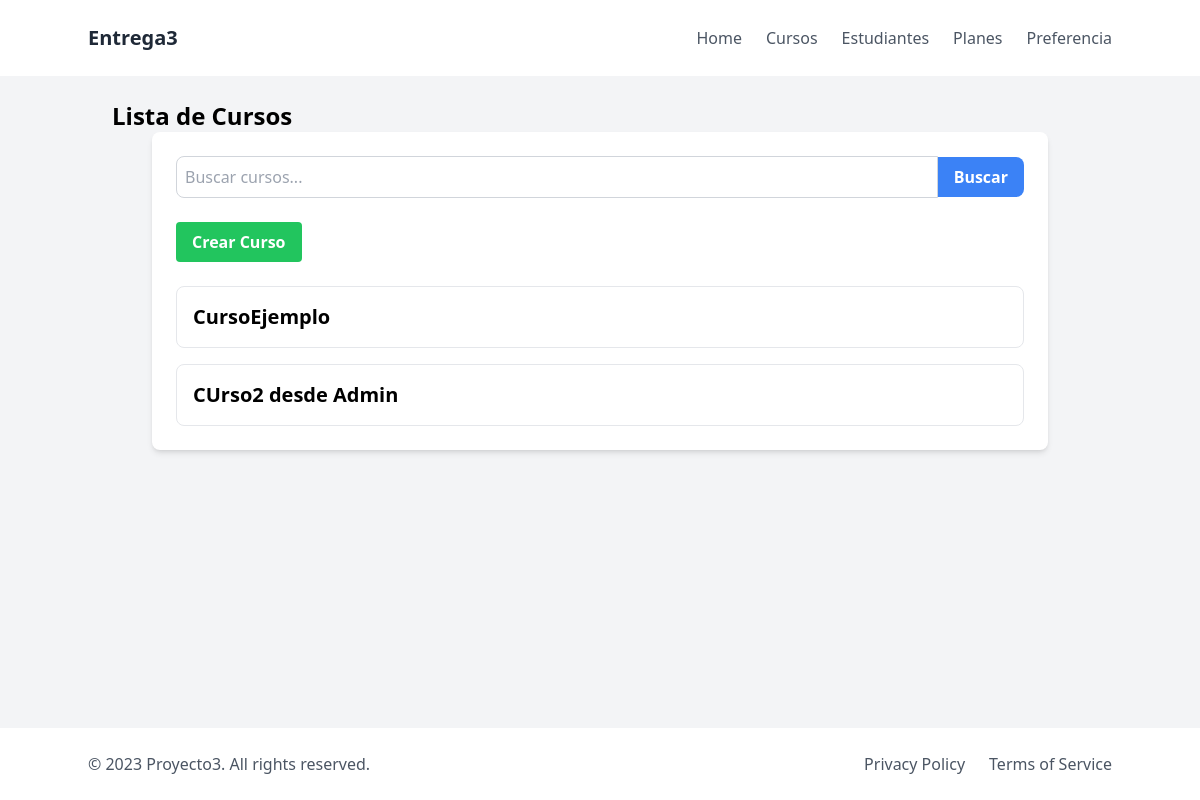
Before: /cursos/cursos/ with the older database file.
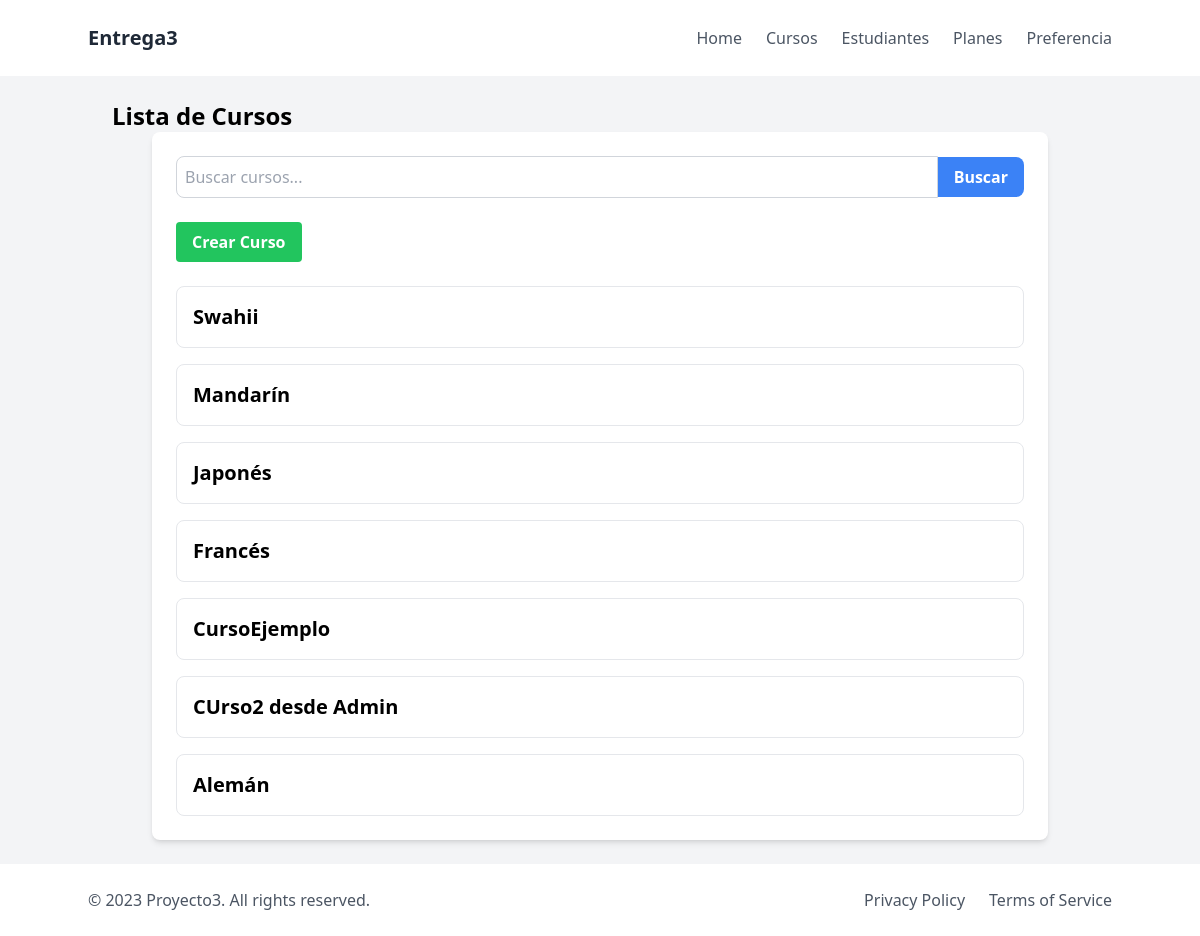
After: the same page with the newer database file.
### cursos/models.py (models this page shows, shortened)
class Curso(models.Model):
    nombre = models.CharField(max_length=150, null=False, blank=True, unique=True)
    fecha_creado = models.DateTimeField(default=timezone.now)
    esta_activo = models.BooleanField(default=False)

### cursos/views.py (the view)
# urls.py: path("cursos/", lista_cursos_view, name="lista_cursos"),
def lista_cursos_view(request):
    cursos=Curso.objects.all()
    query=request.GET.get("query","")
    if len(query)>0:
        resultado=cursos.filter(nombre__icontains=query).order_by("-nombre")
    else:
        resultado=cursos.order_by("-nombre")
    return render(request,"cursos/lista_cursos.html", {"cursos":resultado, "query":query}) #aqui pongo el template que creo para mostrar los resultados. La última parte es el contexto

### cursos/templates/cursos/lista_cursos.html
{% extends "cursos/base.html" %} {% block content_title %}
<h1 class="text-2xl font-bold">Lista de Cursos</h1>
{% endblock content_title %} {% block content %}
<div class="max-w-4xl mx-auto bg-white p-6 rounded-lg shadow-md">
  <form method="get" action="{% url 'lista_cursos' %}" class="mb-6">
    <div class="flex items-center">
      <input
        type="text"
        name="query"
        placeholder="Buscar cursos..."
        value="{{ query }}"
        class="flex-grow p-2 border border-gray-300 rounded-l-lg focus:outline-none focus:ring-2 focus:ring-blue-500"
      />
      <button
        type="submit"
        class="bg-blue-500 hover:bg-blue-700 text-white font-bold py-2 px-4 rounded-r-lg"
      >
        Buscar
      </button>
    </div>
  </form>
  <a
    href="{% url 'crear_curso' %}"
    class="bg-green-500 hover:bg-green-700 text-white font-bold py-2 px-4 rounded mb-6 inline-block"
  >
    Crear Curso
  </a>
  <div class="space-y-4">
    {% for curso in cursos %}
    <div class="p-4 border border-gray-200 rounded-lg">
      <h2 class="text-xl font-semibold">{{ curso.nombre }}</h2>
    </div>
    {% empty %}
    <p class="text-gray-600">No se encontraron cursos.</p>
    {% endfor %}
  </div>
</div>
{% endblock content %}

### cursos/templates/cursos/base.html (shortened to what this page needs)
<!DOCTYPE html>
<html lang="en">
  <head>
    <script src="https://cdn.tailwindcss.com"></script>
  </head>
  <body
    class="bg-gray-100 font-sans leading-normal tracking-normal flex flex-col min-h-screen"
  >
    <nav class="bg-white p-6">
      <div class="container mx-auto flex justify-between">
        <a href="{% url 'index' %}" class="text-gray-800 text-xl font-bold"
          >Entrega3</a
        >
        <div class="flex items-center">
          <a href="{% url 'index' %}" class="text-gray-600 mr-6">Home</a>
          <a href="{% url 'lista_cursos' %}" class="text-gray-600 mr-6"
            >Cursos</a
          >
          <a href="{% url 'crear_estudiante' %}" class="text-gray-600 mr-6"
            >Estudiantes</a
          >
          <a href="{% url 'crear_plan' %}" class="text-gray-600 mr-6">Planes</a>
          <a href="{% url 'crear_preferencia' %}" class="text-gray-600"
            >Preferencia</a
          >
        </div>
      </div>
    </nav>
    <main class="container mx-auto p-6 flex-grow">
      <h1 class="text-3xl font-bold underline">
        {% block content_title %} {% endblock content_title %}
      </h1>
      {% block content %} {% endblock content %}
    </main>
    <footer class="bg-white p-6 mt-auto">
      <div class="container mx-auto flex justify-between">
        <p class="text-gray-600">© 2023 Proyecto3. All rights reserved.</p>
        <div class="flex items-center">
          <a href="#" class="text-gray-600 mr-6">Privacy Policy</a>
          <a href="#" class="text-gray-600">Terms of Service</a>
        </div>
      </div>
    </footer>
  </body>
</html>

Changed rows visible on the page:
added Curso: nombre "Swahii"
added Curso: nombre "Mandarín"
added Curso: nombre "Japonés"
added Curso: nombre "Francés"
added Curso: nombre "Alemán"
